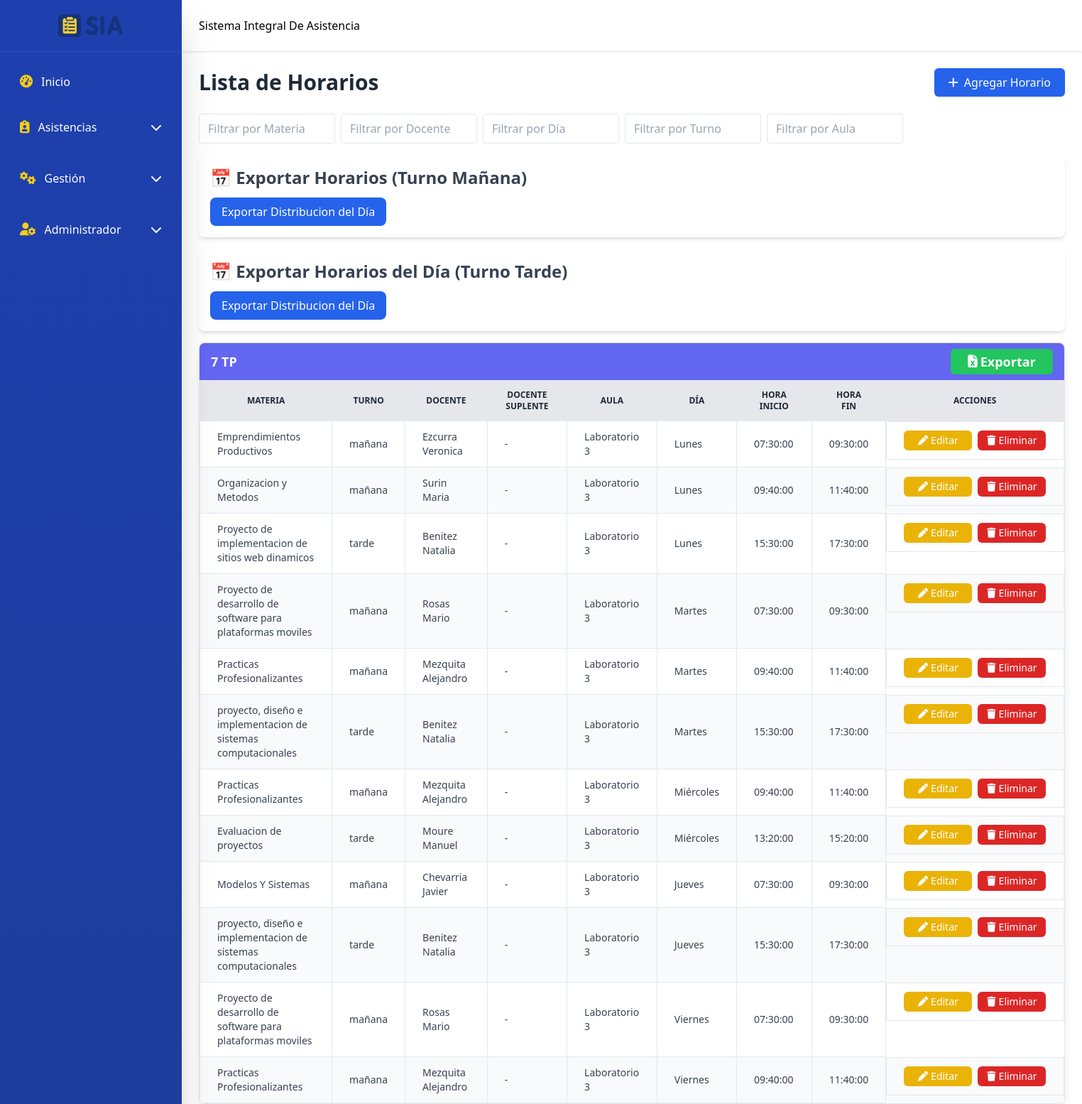
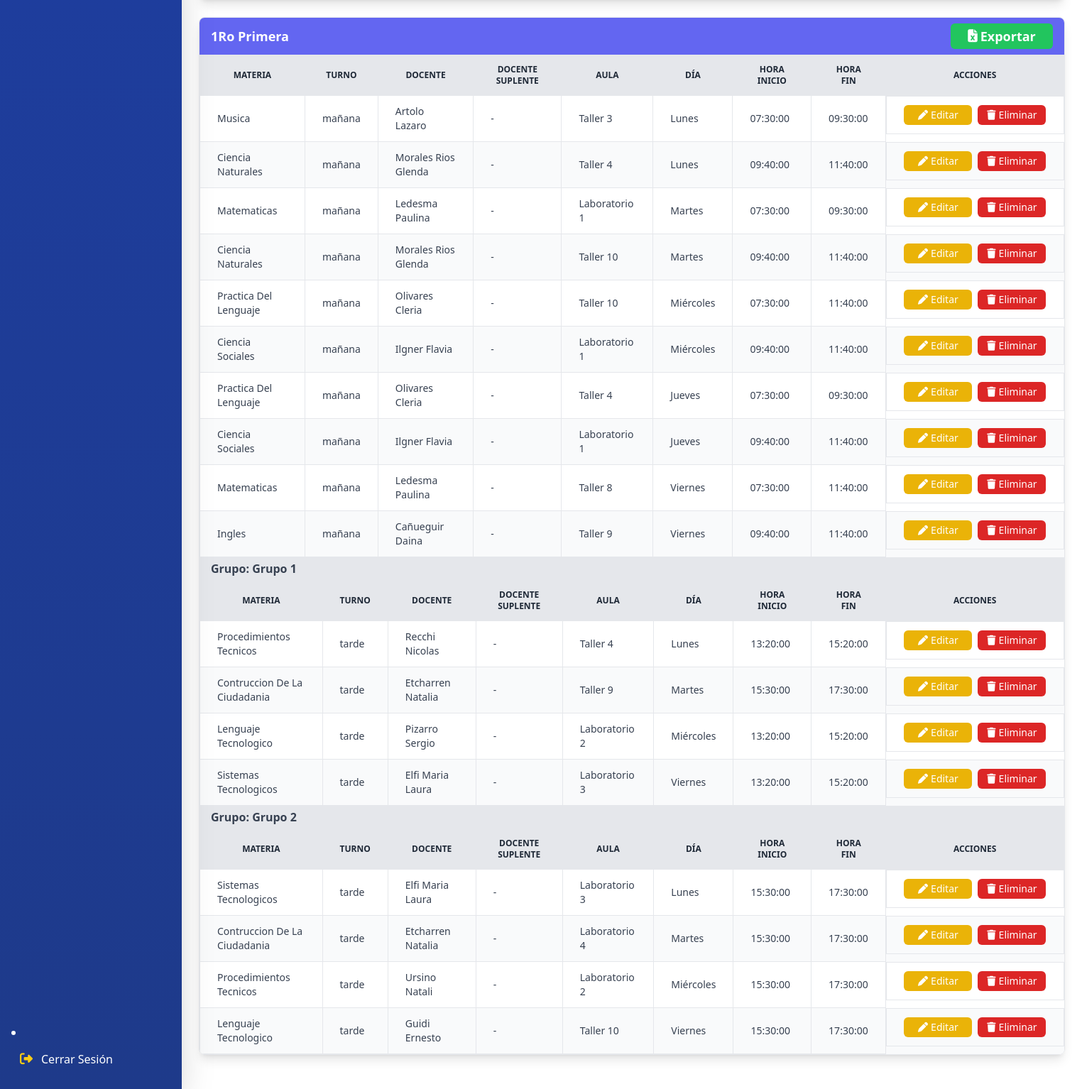
/schedules.php (signed in), run on an earlier commit of the app's database (2 pictures, top to bottom).
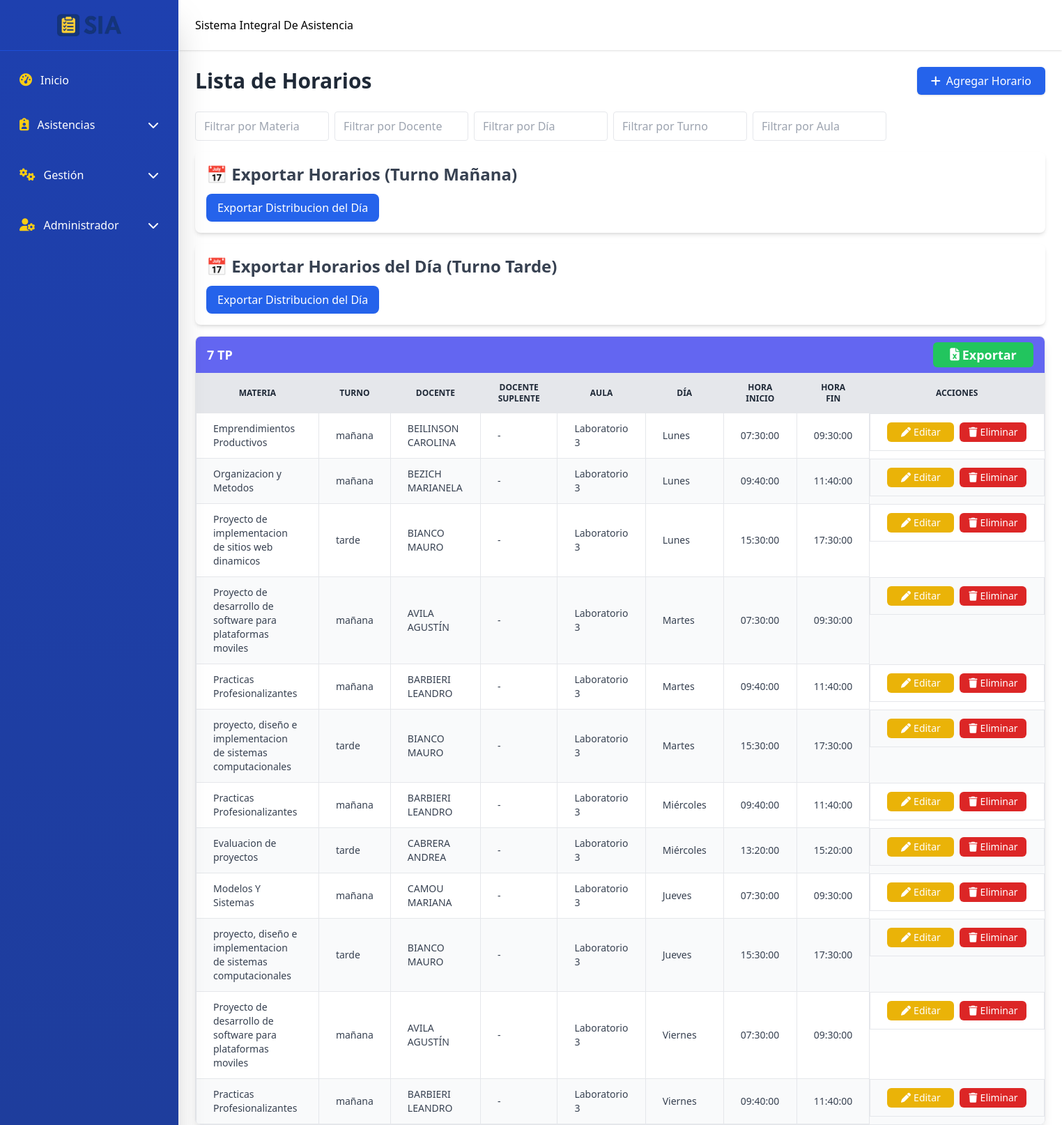
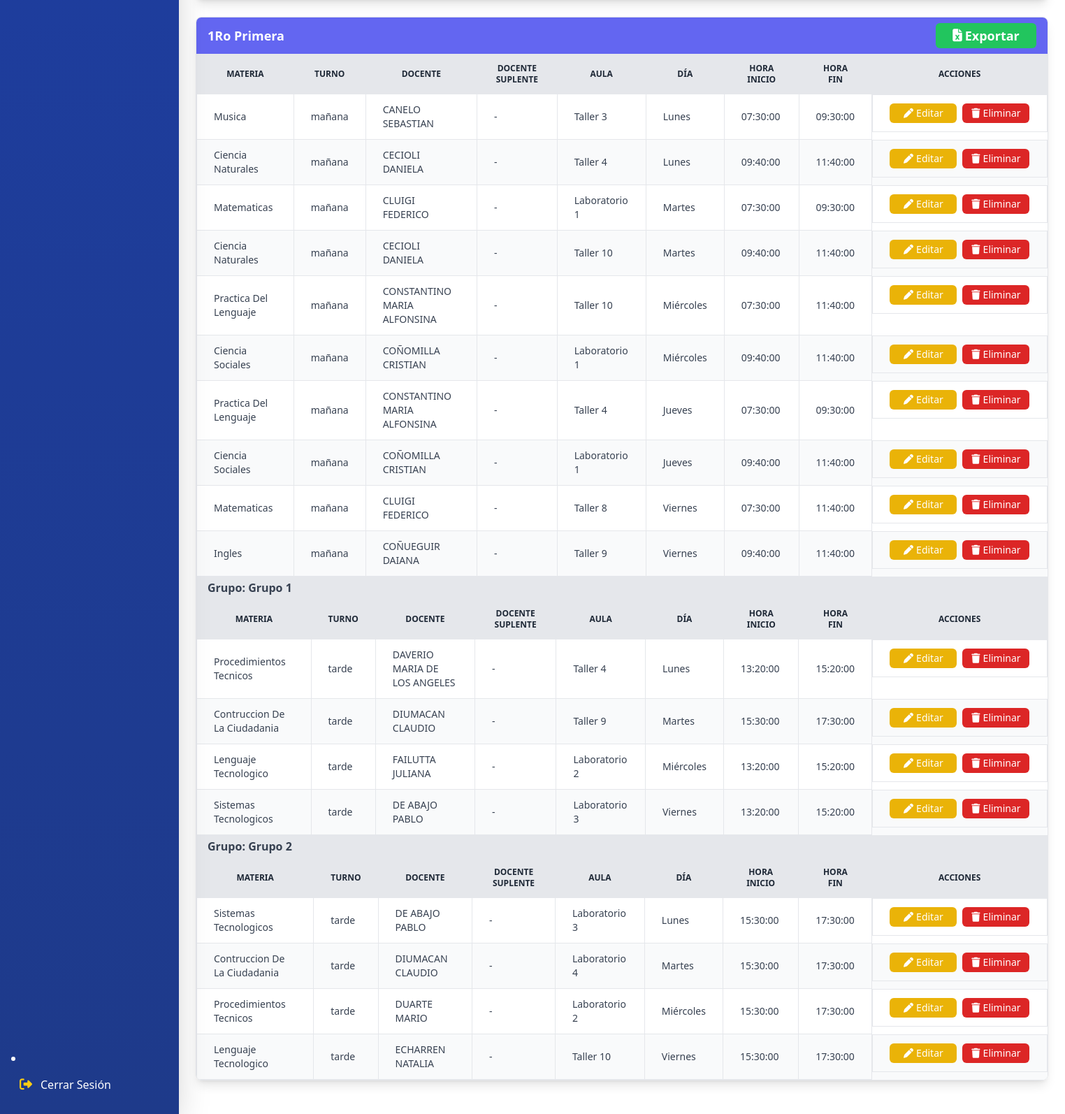
And on a later commit of the database (2 pictures, top to bottom).
### tables this page shows
CREATE TABLE `schedules` (
  `schedule_id` int(11) NOT NULL,
  `course_id` int(11) NOT NULL,
  `subject_id` int(11) NOT NULL,
  `teacher_id` int(11) NOT NULL,
  `substitute_teacher_id` int(11) DEFAULT NULL,
  `weekday` enum('monday','tuesday','wednesday','thursday','friday','saturday') NOT NULL,
  `start_time` time NOT NULL,
  `end_time` time NOT NULL,
  `group_id` int(11) DEFAULT NULL,
  `classroom_id` int(11) DEFAULT NULL
);

CREATE TABLE `subjects` (
  `subject_id` int(11) NOT NULL,
  `name` varchar(100) NOT NULL,
  `description` text DEFAULT NULL,
  `course_id` int(11) DEFAULT NULL,
  `turno` enum('mañana','tarde') NOT NULL
);

CREATE TABLE `teachers` (
  `teacher_id` int(11) NOT NULL,
  `user_id` int(11) DEFAULT NULL,
  `first_name` varchar(50) NOT NULL,
  `last_name` varchar(50) NOT NULL
);

CREATE TABLE `classrooms` (
  `classroom_id` int(11) NOT NULL,
  `name` varchar(50) NOT NULL,
  `description` varchar(255) DEFAULT NULL
);

CREATE TABLE `courses` (
  `course_id` int(11) NOT NULL,
  `name` varchar(100) NOT NULL,
  `description` text DEFAULT NULL,
  `technical_degree` varchar(50) DEFAULT NULL
);

### schedules.php (the view, shortened to what this page needs)
<?php
include 'includes/session.php';
include 'includes/header.php';
include 'includes/sidebar.php';
include 'includes/navbar.php';
include 'includes/conn.php';
?>
<div class="flex-1 md:ml-64 transition-all duration-300">
  <br><br><br>
  <main class="pt-20 p-4 md:p-6">
    <div class="flex flex-col md:flex-row justify-between items-start md:items-center mb-6 gap-3 md:gap-0">
      <h1 class="text-3xl font-bold text-gray-800">Lista de Horarios</h1>
      <a href="javascript:void(0)" onclick="openModal('addScheduleModal')"
         class="inline-flex items-center bg-blue-600 text-white px-5 py-2 rounded-md shadow hover:bg-blue-700 transition w-full md:w-auto justify-center">
        <i class="fa-solid fa-plus mr-2"></i> Agregar Horario
      </a>
    </div>
    <div class="flex flex-wrap gap-2 mb-4">
      <input type="text" id="filterSubject" placeholder="Filtrar por Materia" class="px-3 py-2 border rounded w-48">
      <input type="text" id="filterTeacher" placeholder="Filtrar por Docente" class="px-3 py-2 border rounded w-48">
      <input type="text" id="filterWeekday" placeholder="Filtrar por Día" class="px-3 py-2 border rounded w-48">
      <input type="text" id="filterShift" placeholder="Filtrar por Turno" class="px-3 py-2 border rounded w-48">
      <input type="text" id="filterClassroom" placeholder="Filtrar por Aula" class="px-3 py-2 border rounded w-48">
    </div>
    <div class="p-4 bg-white shadow-md rounded-lg mb-4">
      <h2 class="text-2xl font-bold text-gray-700 mb-3">📅 Exportar Horarios (Turno Mañana)</h2>
      <button
        onclick="document.getElementById('modalExportarManiana').classList.remove('hidden')"
        class="bg-blue-600 hover:bg-blue-700 text-white px-4 py-2 rounded-lg transition-colors">
        Exportar Distribucion del Día
      </button>
    </div>
    <div class="p-4 bg-white shadow-md rounded-lg mb-4">
      <h2 class="text-2xl font-bold text-gray-700 mb-3">📅 Exportar Horarios del Día (Turno Tarde)</h2>
      <button
        onclick="document.getElementById('modalExportar').classList.remove('hidden')"
        class="bg-blue-600 hover:bg-blue-700 text-white px-4 py-2 rounded-lg transition-colors">
        Exportar Distribucion del Día
      </button>
    </div>
    <?php
    try {
        $sql = "SELECT sch.schedule_id,
                       c.course_id, c.name AS course_name,
                       g.group_id, g.name AS group_name,
                       sub.subject_id, sub.name AS subject_name, sub.turno AS subject_shift,
                       t.teacher_id, t.first_name AS teacher_first, t.last_name AS teacher_last,
                       tsub.teacher_id AS sub_teacher_id, tsub.first_name AS sub_teacher_first, tsub.last_name AS sub_teacher_last,
                       cl.classroom_id, cl.name AS classroom_name,
                       sch.weekday, sch.start_time, sch.end_time
                FROM schedules sch
                LEFT JOIN courses c ON sch.course_id = c.course_id
                LEFT JOIN groups g ON sch.group_id = g.group_id
                LEFT JOIN subjects sub ON sch.subject_id = sub.subject_id
                LEFT JOIN teachers t ON sch.teacher_id = t.teacher_id
                LEFT JOIN teachers tsub ON sch.substitute_teacher_id = tsub.teacher_id
                LEFT JOIN classrooms cl ON sch.classroom_id = cl.classroom_id
                WHERE sch.weekday != 'Saturday'
                ORDER BY c.course_id, g.group_id, sch.weekday, sch.start_time";
        $stmt = $conn->query($sql);
        $schedules = $stmt->fetchAll();
        if ($schedules) {
            $grouped = [];
            foreach ($schedules as $sch) {
                $course = $sch['course_name'];
                $group = $sch['group_name'] ?? 'general';
                $grouped[$course][$group][] = $sch;
            }
            $weekdays_es = [
                'monday'    => 'Lunes',
                'tuesday'   => 'Martes',
                'wednesday' => 'Miércoles',
                'thursday'  => 'Jueves',
                'friday'    => 'Viernes'
            ];
            foreach ($grouped as $course => $groups) {
                echo "<div class='mb-6 border rounded-lg shadow-lg overflow-hidden'>";
                echo "<div class='bg-indigo-500 text-white px-4 py-2 font-bold text-lg flex justify-between items-center'>";
                echo "<span>{$course}</span>";
                echo "<a href='export_schedule.php?course_id={$groups[array_key_first($groups)][0]['course_id']}'
                        class='bg-green-500 hover:bg-green-700 text-white px-3 py-1 rounded-md flex items-center justify-center w-36 transition'>
                        <i class='fa-solid fa-file-excel mr-1'></i> Exportar
                      </a>";
                echo "</div>";
                foreach ($groups as $group_name => $courseSchedules) {
                    if ($group_name !== 'general') {
                        echo "<div class='bg-gray-200 px-4 py-1 font-semibold text-gray-700'>Grupo: {$group_name}</div>";
                    }
                    echo "<div class='overflow-x-auto'>";
                    echo "<table class='min-w-full text-sm text-gray-700 border-collapse schedulesTable'>";
                    echo "<thead class='bg-gray-200 text-gray-800 uppercase text-xs font-semibold border-b border-gray-300'>
                            <tr>
                              <th class='px-6 py-3 border'>Materia</th>
                              <th class='px-6 py-3 border'>Turno</th>
                              <th class='px-6 py-3 border'>Docente</th>
                              <th class='px-6 py-3 border'>Docente Suplente</th>
                              <th class='px-6 py-3 border'>Aula</th>
                              <th class='px-6 py-3 border'>Día</th>
                              <th class='px-6 py-3 border'>Hora Inicio</th>
                              <th class='px-6 py-3 border'>Hora Fin</th>
                              <th class='px-6 py-3 border text-center'>Acciones</th>
                            </tr>
                          </thead>";
                    echo "<tbody>";
                    foreach ($courseSchedules as $i => $sch) {
                        $rowClass = $i % 2 === 0 ? 'bg-white' : 'bg-gray-50';
                        $weekday_es = $weekdays_es[strtolower($sch['weekday'])] ?? ucfirst($sch['weekday']);
                        $sub_teacher_name = $sch['sub_teacher_id'] ? "{$sch['sub_teacher_last']} {$sch['sub_teacher_first']}" : '-';
                        $classroom_name = $sch['classroom_name'] ?? '-';
                        echo "<tr class='hover:bg-gray-50 {$rowClass}'>";
                        echo "<td class='px-6 py-3 border'>{$sch['subject_name']}</td>";
                        echo "<td class='px-6 py-3 border'>{$sch['subject_shift']}</td>";
                        echo "<td class='px-6 py-3 border'>{$sch['teacher_last']} {$sch['teacher_first']}</td>";
                        echo "<td class='px-6 py-3 border'>{$sub_teacher_name}</td>";
                        echo "<td class='px-6 py-3 border'>{$classroom_name}</td>";
                        echo "<td class='px-6 py-3 border'>{$weekday_es}</td>";
                        echo "<td class='px-6 py-3 border'>{$sch['start_time']}</td>";
                        echo "<td class='px-6 py-3 border'>{$sch['end_time']}</td>";
                        echo "<td class='px-6 py-3 border text-center flex justify-center gap-2'>
                                <a href='javascript:void(0)'
                                   onclick='openEditModalSchedule(".json_encode($sch).")'
                                   class='flex items-center justify-center bg-yellow-500 hover:bg-yellow-600 text-white px-3 py-1 rounded-md w-24 transition'>
                                   <i class='fa-solid fa-pen mr-1'></i>Editar
                                </a>
                                <a href='schedules_back/delete_schedule.php?id={$sch['schedule_id']}'
                                   class='flex items-center justify-center bg-red-600 hover:bg-red-700 text-white px-3 py-1 rounded-md w-24 transition'
                                   onclick=\"return confirm('¿Estás seguro de eliminar este horario?')\">
                                   <i class='fa-solid fa-trash mr-1'></i>Eliminar
                                </a>
                              </td>";
                        echo "</tr>";
                    }
                    echo "</tbody></table></div>";
                }
                echo "</div>";
            }
        } else {
            echo "<p class='text-center text-gray-500'>No hay horarios registrados</p>";
        }
    } catch (PDOException $e) {
        echo "<p class='text-center text-red-600'>Error: {$e->getMessage()}</p>";
    }
    ?>
  </main>
</div>

### includes/header.php (shortened to what this page needs)
<!DOCTYPE html>
<html lang="es">
<head>
  <script src="https://cdn.tailwindcss.com" defer></script>
  <link rel="stylesheet" href="https://cdn.jsdelivr.net/npm/swiper@11/swiper-bundle.min.css"/>
  <link rel="stylesheet" href="https://cdnjs.cloudflare.com/ajax/libs/font-awesome/6.5.2/css/all.min.css"/>
</head>
<body class="flex">

### includes/sidebar.php (shortened to what this page needs)
<?php
include 'includes/conn.php';
$role_id = $_SESSION['role_id'];
$permissions = [];
try {
    $stmt = $conn->prepare("SELECT page, action FROM role_permissions WHERE role_id = ?");
    $stmt->execute([$role_id]);
    $perms = $stmt->fetchAll(PDO::FETCH_ASSOC);
    foreach ($perms as $perm) {
        $permissions[$perm['page']][] = $perm['action'];
    }
} catch (PDOException $e) {
    echo "Error al cargar permisos: " . $e->getMessage();
}
?>
<aside id="sidebar" class="fixed top-0 left-0 h-screen w-64 bg-gradient-to-b from-blue-800 to-blue-900 text-white shadow-2xl flex flex-col transform -translate-x-full md:translate-x-0 transition-transform duration-300 ease-in-out z-50">
  <div class="relative p-5 border-b border-blue-700 flex justify-center items-center">
    <img src="assets/img/logosia.png" alt="Logo" class="h-8 w-auto">
  </div>
  <nav class="flex-1 p-4 overflow-y-auto">
    <ul class="space-y-3">
      <?php if(isset($permissions['index.php']) && in_array('view', $permissions['index.php'])): ?>
      <li>
        <a href="index.php" class="flex items-center p-3 rounded-lg hover:bg-blue-700 transition-all relative">
          <i class="fas fa-gauge-high mr-3 text-lg text-yellow-400"></i>
          <span class="font-medium">Inicio</span>
        </a>
      </li>
      <?php endif; ?>
      <?php
      $attendance_pages = ['attendance.php','attendance_report.php','student_attendance.php','teachers_attendance.php','attendance_reports_list.php'];
      $has_attendance = false;
      foreach($attendance_pages as $page) {
          if(isset($permissions[$page]) && in_array('view', $permissions[$page])) { $has_attendance = true; break; }
      }
      ?>
      <?php if($has_attendance): ?>
      <li>
        <button class="flex items-center justify-between w-full p-3 rounded-lg hover:bg-blue-700 focus:outline-none transition-all relative"
                onclick="this.nextElementSibling.classList.toggle('max-h-0'); this.nextElementSibling.classList.toggle('max-h-96');">
          <span class="flex items-center">
            <i class="fas fa-clipboard-user mr-3 text-lg text-yellow-400"></i>
            <span class="font-medium">Asistencias</span>
          </span>
          <i class="fas fa-chevron-down transition-transform duration-300"></i>
        </button>
      </li>
      <?php endif; ?>
      <?php
      $gestion_pages = ['teachers.php','students.php','courses.php','subjects.php','schedules.php','classrooms.php'];
      $has_gestion = false;
      foreach($gestion_pages as $page) {
          if(isset($permissions[$page]) && in_array('view', $permissions[$page])) { $has_gestion = true; break; }
      }
      ?>
      <?php if($has_gestion): ?>
      <li>
        <button class="flex items-center justify-between w-full p-3 rounded-lg hover:bg-blue-700 focus:outline-none transition-all relative"
                onclick="this.nextElementSibling.classList.toggle('max-h-0'); this.nextElementSibling.classList.toggle('max-h-96');">
          <span class="flex items-center">
            <i class="fas fa-gears mr-3 text-lg text-yellow-400"></i>
            <span class="font-medium">Gestión</span>
          </span>
          <i class="fas fa-chevron-down transition-transform duration-300"></i>
        </button>
      </li>
      <?php endif; ?>
      <?php
      $admin_pages = ['users.php','roles.php','attendance_report_admin.php'];
      $has_admin = false;
      foreach($admin_pages as $page) {
          if(isset($permissions[$page]) && in_array('view', $permissions[$page])) { $has_admin = true; break; }
      }
      ?>
      <?php if($has_admin): ?>
      <li>
        <button class="flex items-center justify-between w-full p-3 rounded-lg hover:bg-blue-700 focus:outline-none transition-all relative"
                onclick="this.nextElementSibling.classList.toggle('max-h-0'); this.nextElementSibling.classList.toggle('max-h-96');">
          <span class="flex items-center">
            <i class="fas fa-user-gear mr-3 text-lg text-yellow-400"></i>
            <span class="font-medium">Administrador</span>
          </span>
          <i class="fas fa-chevron-down transition-transform duration-300"></i>
        </button>
      </li>
      <?php endif; ?>
    </ul>
  </nav>
  <li class="mt-6 mb-4 px-4">
    <a href="logout.php" class="flex items-center p-3 rounded-lg hover:bg-red-600 transition-all relative">
      <i class="fas fa-right-from-bracket mr-3 text-lg text-yellow-400"></i>
      <span class="font-medium">Cerrar Sesión</span>
    </a>
  </li>
</aside>

### includes/navbar.php (shortened to what this page needs)
<header class="fixed top-0 left-0 md:left-64 right-0 bg-white shadow flex justify-between items-center p-6 z-30 transition-all duration-300">
  <div class="flex items-center space-x-4">
    <div class="flex items-center space-x-2">
      <span class="font-medium">Sistema Integral De Asistencia</span>
    </div>
  </div>
</header>

What changed in the data, as far as the page shows it:
changed through a linked row, schedules "Emprendimientos Productivos": teacher.last_name "Ezcurra" → "BEILINSON"; teacher.first_name "Veronica" → "CAROLINA"
changed through a linked row, schedules "Organizacion y Metodos": teacher.last_name "Surin" → "BEZICH"; teacher.first_name "Maria" → "MARIANELA"
changed through a linked row, schedules "Proyecto de implementacion de sitios web dinamicos": teacher.last_name "Benitez" → "BIANCO"; teacher.first_name "Natalia" → "MAURO"
changed through a linked row, schedules (number 4 of 30 on the later page): teacher.last_name "Rosas" → "AVILA"; teacher.first_name "Mario" → "AGUSTÍN"
changed through a linked row, schedules (number 5 of 30 on the later page): teacher.last_name "Mezquita" → "BARBIERI"; teacher.first_name "Alejandro" → "LEANDRO"
changed through a linked row, schedules (number 6 of 30 on the later page): teacher.last_name "Benitez" → "BIANCO"; teacher.first_name "Natalia" → "MAURO"
changed through a linked row, schedules (number 7 of 30 on the later page): teacher.last_name "Mezquita" → "BARBIERI"; teacher.first_name "Alejandro" → "LEANDRO"
changed through a linked row, schedules "Evaluacion de proyectos": teacher.last_name "Moure" → "CABRERA"; teacher.first_name "Manuel" → "ANDREA"
changed through a linked row, schedules "Modelos Y Sistemas": teacher.last_name "Chevarria" → "CAMOU"; teacher.first_name "Javier" → "MARIANA"
changed through a linked row, schedules (number 10 of 30 on the later page): teacher.last_name "Benitez" → "BIANCO"; teacher.first_name "Natalia" → "MAURO"
changed through a linked row, schedules (number 11 of 30 on the later page): teacher.last_name "Rosas" → "AVILA"; teacher.first_name "Mario" → "AGUSTÍN"
changed through a linked row, schedules (number 12 of 30 on the later page): teacher.last_name "Mezquita" → "BARBIERI"; teacher.first_name "Alejandro" → "LEANDRO"
changed through a linked row, schedules "1Ro Primera": teacher.last_name "Guidi" → "ECHARREN"; teacher.first_name "Ernesto" → "NATALIA"
changed through a linked row, schedules "Musica": teacher.last_name "Artolo" → "CANELO"; teacher.first_name "Lazaro" → "SEBASTIAN"
changed through a linked row, schedules (number 15 of 30 on the later page): teacher.last_name "Morales Rios" → "CECIOLI"; teacher.first_name "Glenda" → "DANIELA"
changed through a linked row, schedules (number 16 of 30 on the later page): teacher.last_name "Ledesma" → "CLUIGI"; teacher.first_name "Paulina" → "FEDERICO"
changed through a linked row, schedules (number 17 of 30 on the later page): teacher.last_name "Morales Rios" → "CECIOLI"; teacher.first_name "Glenda" → "DANIELA"
changed through a linked row, schedules (number 18 of 30 on the later page): teacher.last_name "Olivares" → "CONSTANTINO"; teacher.first_name "Cleria" → "MARIA ALFONSINA"
changed through a linked row, schedules (number 19 of 30 on the later page): teacher.last_name "Ilgner" → "COÑOMILLA"; teacher.first_name "Flavia" → "CRISTIAN"
changed through a linked row, schedules (number 20 of 30 on the later page): teacher.last_name "Olivares" → "CONSTANTINO"; teacher.first_name "Cleria" → "MARIA ALFONSINA"
changed through a linked row, schedules (number 21 of 30 on the later page): teacher.last_name "Ilgner" → "COÑOMILLA"; teacher.first_name "Flavia" → "CRISTIAN"
changed through a linked row, schedules "Taller 8": teacher.last_name "Ledesma" → "CLUIGI"; teacher.first_name "Paulina" → "FEDERICO"
changed through a linked row, schedules "Ingles": teacher.last_name "Cañueguir" → "COÑUEGUIR"; teacher.first_name "Daina" → "DAIANA"
changed through a linked row, schedules: teacher.last_name "Recchi" → "DAVERIO"; teacher.first_name "Nicolas" → "MARIA DE LOS ANGELES"
changed through a linked row, schedules (number 25 of 30 on the later page): teacher.last_name "Etcharren" → "DIUMACAN"; teacher.first_name "Natalia" → "CLAUDIO"
changed through a linked row, schedules: teacher.last_name "Pizarro" → "FAILUTTA"; teacher.first_name "Sergio" → "JULIANA"
changed through a linked row, schedules (number 27 of 30 on the later page): teacher.last_name "Elfi" → "DE ABAJO"; teacher.first_name "Maria Laura" → "PABLO"
changed through a linked row, schedules (number 28 of 30 on the later page): teacher.last_name "Elfi" → "DE ABAJO"; teacher.first_name "Maria Laura" → "PABLO"
changed through a linked row, schedules "Laboratorio 4": teacher.last_name "Etcharren" → "DIUMACAN"; teacher.first_name "Natalia" → "CLAUDIO"
changed through a linked row, schedules: teacher.last_name "Ursino" → "DUARTE"; teacher.first_name "Natali" → "MARIO"
